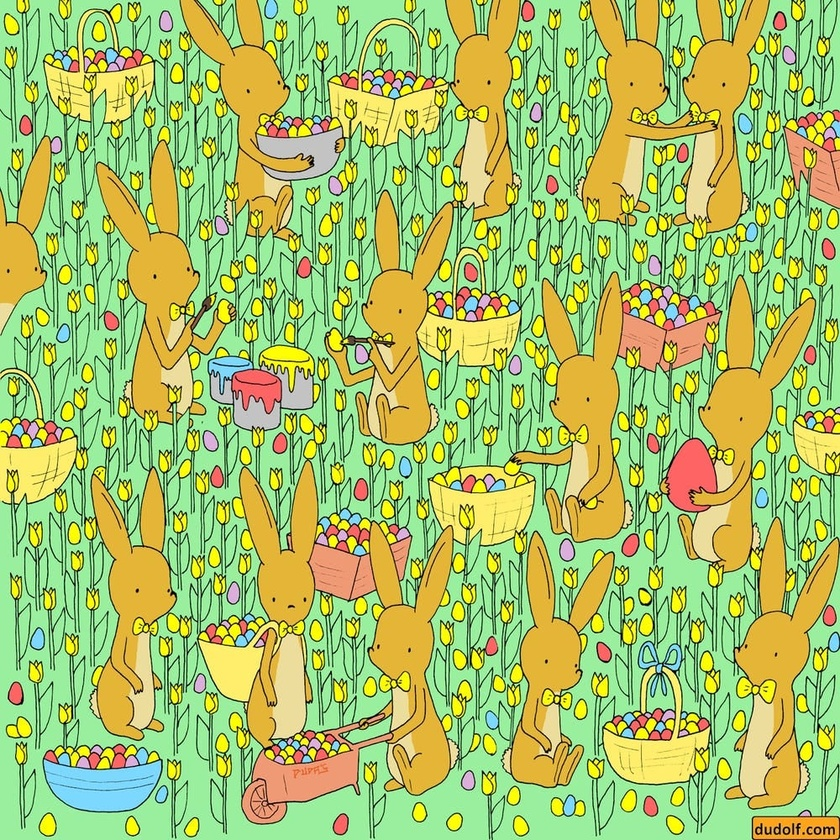
#> input picture rabbit.jpg, 840 x 840 px, shrunk from 1000 x 1000 before the run
$ jupyter execute --allow-errors Counting_rabbit.ipynb
#> lines starting #> are read from the running program, lines starting #| are printed output that depends on the picture
[cell 1]
import cv2
import numpy as np
import matplotlib.pyplot as plt

[cell 2]
path_to_image = "rabbit.jpg"  # Ảnh chính
path_to_template = "rabbit_eye.jpg"  # Ảnh mẫu

[cell 3]
image = cv2.imread(path_to_image)
#> image is the input picture: shape (840, 840, 3); mean B, G, R 106.6, 193.2, 169.7
template = cv2.imread(path_to_template)

[cell 4]
plt.imshow(image[:,:,::-1])
plt.show()

#> (a cell that did not finish here is left out)

[cell 6]
# Chuyển ảnh sang ảnh xám và làm mịn
gray_image = cv2.cvtColor(image, cv2.COLOR_BGR2GRAY)
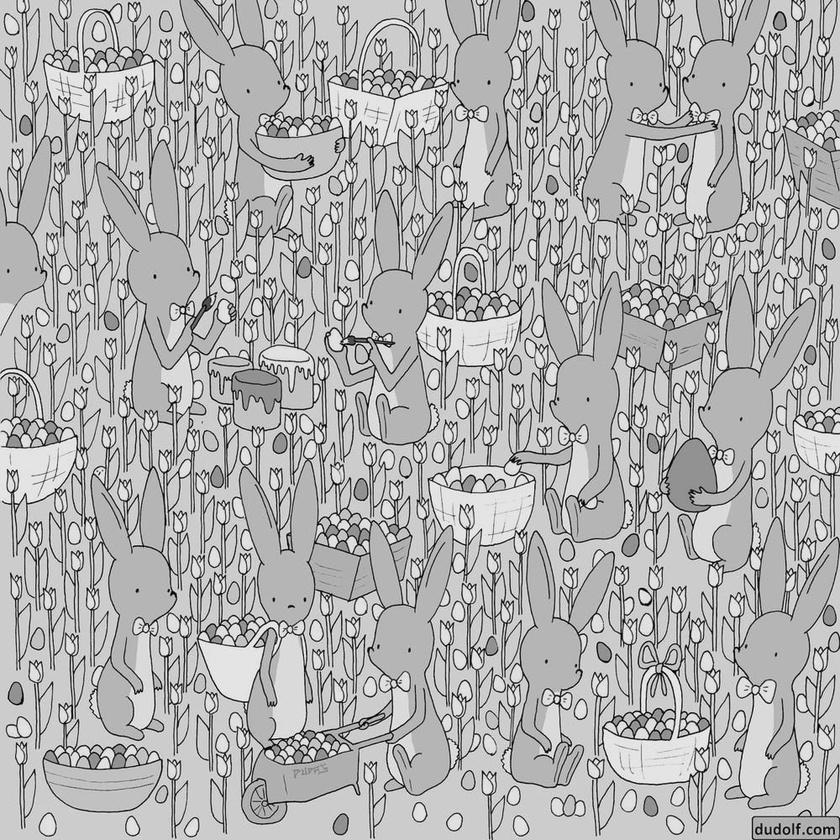
#> gray_image: shape (840, 840); min 1, max 251, mean 176.3
#> (the rest of this cell did not finish here and is left out)
